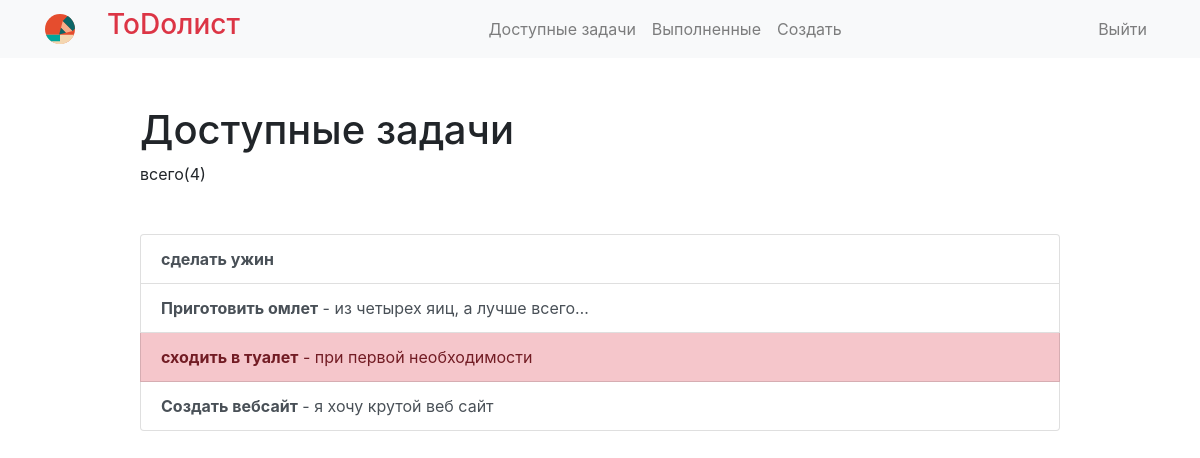
Page /current/ (signed in) on the earlier database version.
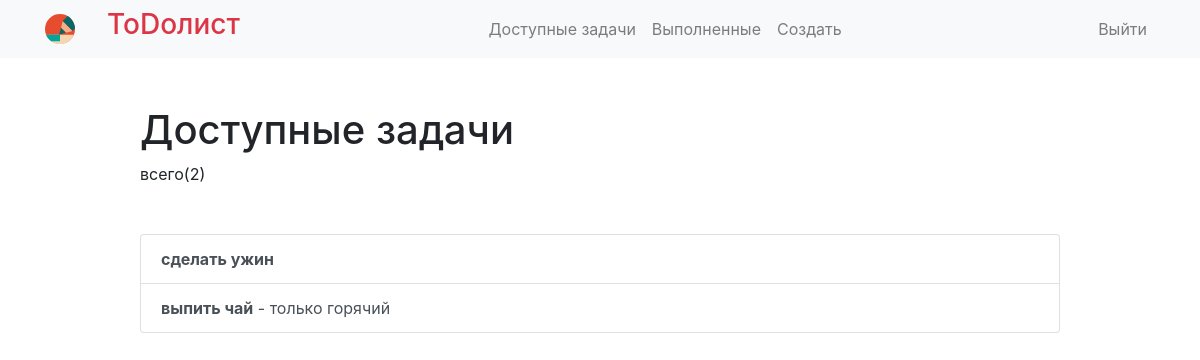
Same page on the later database version.
### todo/models.py (models this page shows, shortened)
class Todo(models.Model):
    title = models.CharField(max_length=100)  # в заголовках небольше 200символов
    memo = models.TextField(blank=True)  # описание, blank=True - заполнение поля необязательное
    created = models.DateTimeField(auto_now=True)  # отображается не только дата, но и время
    datecompleted = models.DateTimeField(null=True, blank=True)
    important = models.BooleanField(default=False)  # важность задачи, по умолчанию не важная задача
    user = models.ForeignKey(User, on_delete=models.CASCADE)

### todo/views.py (the view)
# urls.py: path('current/', views.currenttodos, name='currenttodos'),  # отображение всех созданых пользователем дел или задач
@login_required
def currenttodos(request):
    todos = Todo.objects.filter(user=request.user, datecompleted__isnull=True)
    return render(request, 'todo/currenttodos.html', {'todos': todos})

### todo/templates/todo/currenttodos.html
{% extends 'todo/base.html' %}
{% block content %}
    <div class="row justify-content-center mt-5">
        <div class="col-md-10">
            {% if todos %}
                <h1>Доступные задачи</h1>
                всего({{ todos.count }})
            {% else %}
                           <h1>Доступные задачи</h1>
            {% endif %}
        </div>
    </div>
    <div class="row justify-content-center mt-5">
        <div class="col-md-10">
        {% if todos %}
            <div class="list-group">
                {% for todo in todos %}
                    <a href="{% url 'viewtodo' todo.id %}"
                       class="list-group-item list-group-item-action
                       {% if todo.important %} list-group-item-danger{% endif %}">
                        <b>{{ todo.title }}</b>
                        {% if todo.memo %} - {{ todo.memo|truncatechars:30 }}{% endif %}
                    </a>
                {% endfor %}
            </div>
        {% else %}
            <div class="text-center">
                <h2>Похоже, у Вас нет задач! Вы хорошо поработали!</h2>
            <br>
            <a role="button" class="btn btn-primary" href="{% url 'createtodo' %}">Новая задача</a>
            </div>
        {% endif %}
        </div>
    </div>
{% endblock %}

Differences in the rows shown:
no longer on this page (row edited): Todo: title "Приготовить омлет", memo "из четырех яиц, а лучше всего…"
removed Todo: title "сходить в туалет", memo "при первой необходимости", important True (drawn)
no longer on this page (row edited): Todo: title "Создать вебсайт", memo "я хочу крутой веб сайт"
added Todo: title "выпить чай", memo "только горячий"
Other differences:
{{ todos.count }}: "4" → "2"
